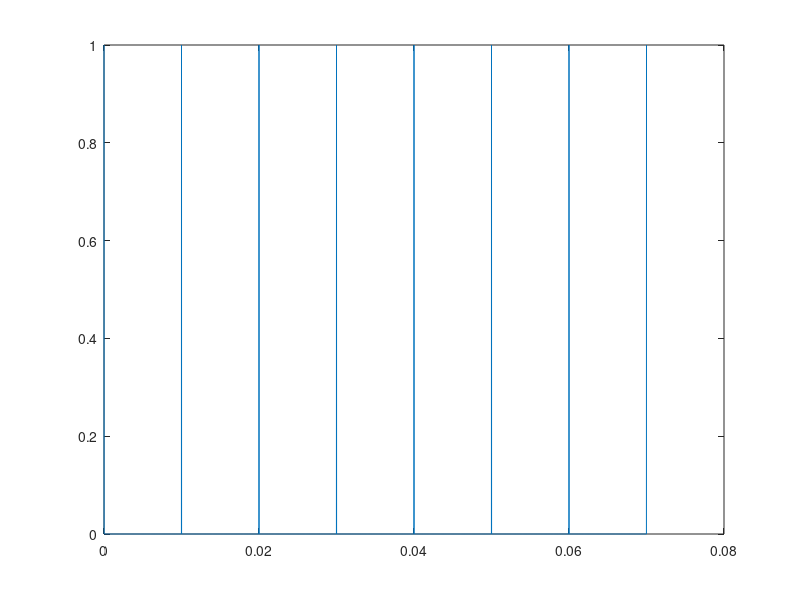

Reproduce this figure in MATLAB.
clear;
dt = 0.00001;
T = 0.2;
t = 0:dt:(T-dt);
tf = 0:dt:0.07;
%tf = 0:dt:0.5;
fs = 1/dt;
o_threshold = 0.0003;

fc = 10;
[b,a] = butter(4,2*fc/fs);

dt_p = 1000*dt;
y = zeros(numel(tf),1);
y(mod(int32(tf/dt),int32(dt_p/dt)) == 0) = 1;
plot(tf,y);
return

y_filter=filter(b,a,y);
figure;
plot(tf,y_filter,'k');
hold on

dt_p = 2000*dt;
y = zeros(numel(tf),1);
y(mod(int32(tf/dt),int32(dt_p/dt)) == 0) = 1;

y_filter=filter(b,a,y);
plot(tf,y_filter,'k');
return

length_range = [0,0.7];
f_range = [50, 10000];
p = polyfit(length_range,f_range,1);

length_threshold = 0.7:-0.01:0.01;
length_current = 0.7;
length_diff = zeros(length(length_threshold),1);
u_freq = length_diff;
for i=1:length(length_threshold)
    length_diff(i) = length_current - length_threshold(i);

    f1 = polyval(p,length_current);
    dt_p_current = 1/f1;
    y_current = zeros(numel(tf),1);
    y_current(mod(int32(tf/dt),int32(dt_p_current/dt)) == 0) = 1;
    
    f2 = polyval(p,length_threshold(i));
    dt_p_threshold = 1/f2;
    y_threshold = zeros(numel(tf),1);
    y_threshold(mod(int32(tf/dt),int32(dt_p_threshold/dt)) == 0) = 1;

    y_filter = filter(b,a,y_current-y_threshold);
    for j=1:length(tf)
        if y_filter(j) > o_threshold
            u_freq(i) = 1/tf(j);
            break
        end
    end
end
plot(length_diff, u_freq,'k');
xlabel('length difference');
ylabel('output frequency');
return

multiplier = 10:5:2000;
output_f = zeros(length(multiplier),1);
input_f = output_f;
output = zeros(numel(t),1);

for ic = 1:length(multiplier)
    dt_p = multiplier(ic)*dt;
    input_f(ic) = 1/dt_p;
    y = zeros(numel(tf),1);
    y(mod(int32(tf/dt),int32(dt_p/dt)) == 0) = 1;
    y_filter=filter(b,a,y);
    for i=1:length(tf)
        if y_filter(i) > o_threshold
            output_f(ic) = 1/tf(i);
            break
        end
    end
end
figure;
plot(input_f, output_f,'k');
xlabel('input frequency');
ylabel('output frequency');
return

j = 1;
output = zeros(numel(t),1);
for i=1:length(t)
    if (i==1) || (output(i-1)>o_threshold)
        dt_p = 100*dt;
        y = zeros(numel(tf),1);
        y(mod(int32(tf/dt),int32(dt_p/dt)) == 0) = 1;

        dt_p_rf = 110*dt;
        y_rf = zeros(numel(tf),1);
        y_rf(mod(int32(tf/dt),int32(dt_p_rf/dt)) == 0) = 1;

        y_filter=filter(b,a,y-y_rf);
        output(i)=0;
        j=1;
    end
    output(i)=y_filter(j);
    j=j+1;
end
figure;
plot(t,output,'k');
xlabel('time');
ylabel('potential');











